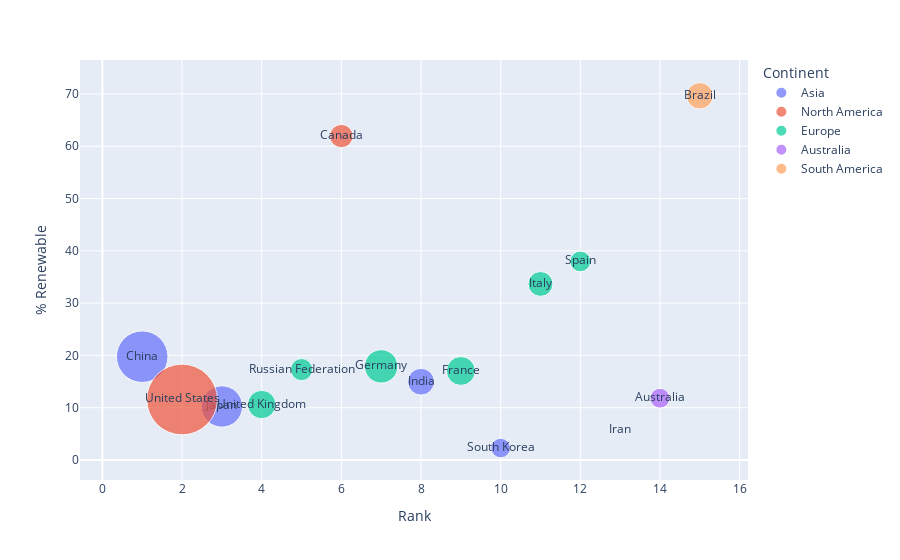

Notebook code for this chart:
### Code cell
import plotly.express as px
fig = px.scatter(ChartDF, x="Rank", y="% Renewable",
          size="2015", color="Continent",
                 hover_name=ChartDF.index, size_max=40, text=ChartDF.index)
fig.show()

### Figure 1 — Plotly figure (JSON) as saved in the notebook; plotly's stock layout.template omitted (floating-point values rounded to 4 significant figures)
{"data": [{"hovertemplate": "<b>%{hovertext}</b><br><br>Continent=Asia<br>Rank=%{x}<br>% Renewable=%{y}<br>2015=%{marker.size}<br>Country=%{text}<extra></extra>", "hovertext": ["China", "Japan", "India", "South Korea", "Iran"], "legendgroup": "Asia", "marker": {"color": "#636efa", "size": [8798000000000.0, 5670000000000.0, 2367000000000.0, 1267000000000.0, 0], "sizemode": "area", "sizeref": 6619000000.0, "symbol": "circle"}, "mode": "markers+text", "name": "Asia", "orientation": "v", "showlegend": true, "text": ["China", "Japan", "India", "South Korea", "Iran"], "type": "scatter", "x": [1, 3, 8, 10, 13], "xaxis": "x", "y": [19.75, 10.23, 14.97, 2.279, 5.708], "yaxis": "y"}, {"hovertemplate": "<b>%{hovertext}</b><br><br>Continent=North America<br>Rank=%{x}<br>% Renewable=%{y}<br>2015=%{marker.size}<br>Country=%{text}<extra></extra>", "hovertext": ["United States", "Canada"], "legendgroup": "North America", "marker": {"color": "#EF553B", "size": [16548573278300, 1793000000000.0], "sizemode": "area", "sizeref": 6619000000.0, "symbol": "circle"}, "mode": "markers+text", "name": "North America", "orientation": "v", "showlegend": true, "text": ["United States", "Canada"], "type": "scatter", "x": [2, 6], "xaxis": "x", "y": [11.57, 61.95], "yaxis": "y"}, {"hovertemplate": "<b>%{hovertext}</b><br><br>Continent=Europe<br>Rank=%{x}<br>% Renewable=%{y}<br>2015=%{marker.size}<br>Country=%{text}<extra></extra>", "hovertext": ["United Kingdom", "Russian Federation", "Germany", "France", "Italy", "Spain"], "legendgroup": "Europe", "marker": {"color": "#00cc96", "size": [2666000000000.0, 1616000000000.0, 3686000000000.0, 2761000000000.0, 2049000000000.0, 1420000000000.0], "sizemode": "area", "sizeref": 6619000000.0, "symbol": "circle"}, "mode": "markers+text", "name": "Europe", "orientation": "v", "showlegend": true, "text": ["United Kingdom", "Russian Federation", "Germany", "France", "Italy", "Spain"], "type": "scatter", "x": [4, 5, 7, 9, 11, 12], "xaxis": "x", "y": [10.6, 17.29, 17.9, 17.02, 33.67, 37.97], "yaxis": "y"}, {"hovertemplate": "<b>%{hovertext}</b><br><br>Continent=Australia<br>Rank=%{x}<br>% Renewable=%{y}<br>2015=%{marker.size}<br>Country=%{text}<extra></extra>", "hovertext": ["Australia"], "legendgroup": "Australia", "marker": {"color": "#ab63fa", "size": [1301000000000.0], "sizemode": "area", "sizeref": 6619000000.0, "symbol": "circle"}, "mode": "markers+text", "name": "Australia", "orientation": "v", "showlegend": true, "text": ["Australia"], "type": "scatter", "x": [14], "xaxis": "x", "y": [11.81], "yaxis": "y"}, {"hovertemplate": "<b>%{hovertext}</b><br><br>Continent=South America<br>Rank=%{x}<br>% Renewable=%{y}<br>2015=%{marker.size}<br>Country=%{text}<extra></extra>", "hovertext": ["Brazil"], "legendgroup": "South America", "marker": {"color": "#FFA15A", "size": [2319000000000.0], "sizemode": "area", "sizeref": 6619000000.0, "symbol": "circle"}, "mode": "markers+text", "name": "South America", "orientation": "v", "showlegend": true, "text": ["Brazil"], "type": "scatter", "x": [15], "xaxis": "x", "y": [69.65], "yaxis": "y"}], "layout": {"legend": {"itemsizing": "constant", "title": {"text": "Continent"}, "tracegroupgap": 0}, "margin": {"t": 60}, "xaxis": {"anchor": "y", "domain": [0, 1], "title": {"text": "Rank"}}, "yaxis": {"anchor": "x", "domain": [0, 1], "title": {"text": "% Renewable"}}}}
